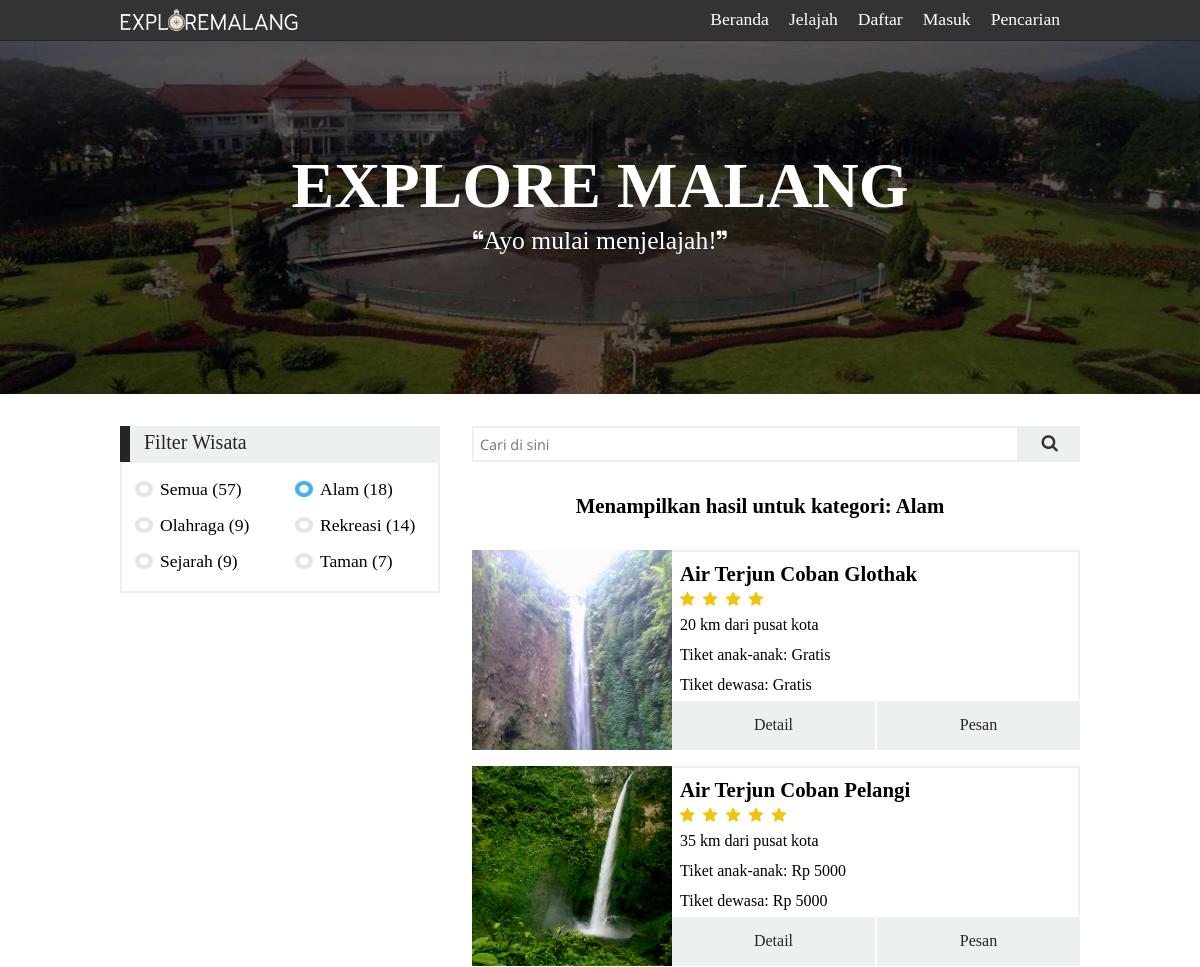
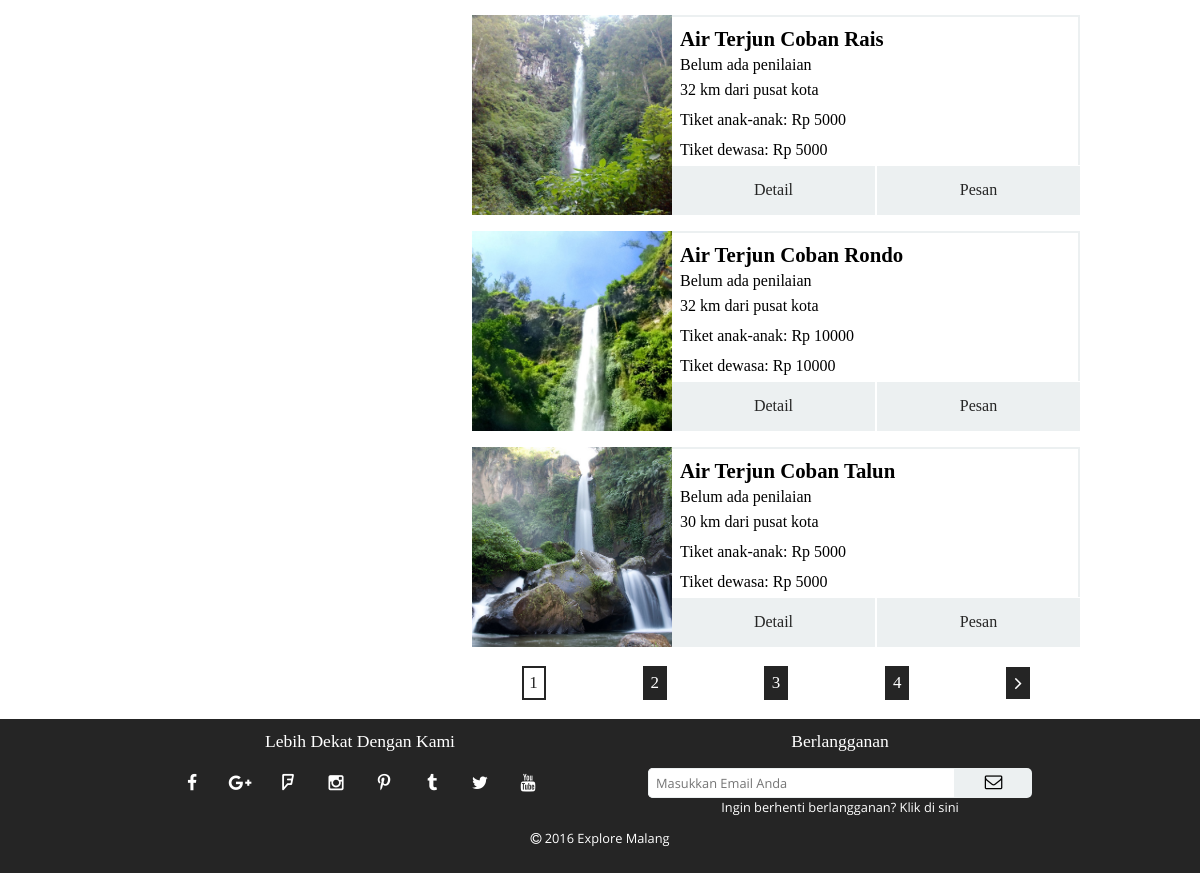
Page /explore.php?category=nature on the committed database (2 pictures, top to bottom).
### tables this page shows
CREATE TABLE `tb_place` (
  `idplace` int(3) NOT NULL AUTO_INCREMENT,
  `name` varchar(50) NOT NULL,
  `description` text NOT NULL,
  `picture` varchar(50) NOT NULL DEFAULT 'css/img/place/',
  `category` enum('sport','park','recreation','history','nature') NOT NULL DEFAULT 'nature',
  `pricekid` int(10) NOT NULL DEFAULT '0',
  `priceadult` int(10) NOT NULL DEFAULT '0',
  `distance` int(3) NOT NULL DEFAULT '0',
  PRIMARY KEY (`idplace`)
);

### explore.php (the view, shortened to what the rows shown need)
<?php
    require 'template/template-upper.php';
    $tbl_name="tb_place";
?>
<link rel="stylesheet" type="text/css" href="css/explore.css">
<div id="explore-container">
    <table cellpadding="0" cellspacing="0">
        <tr>
            <td id="table-right">
                <?php
                    if (isset($_GET['search'])==true) {
                        $search=$_GET['search'];
                        $querys="SELECT * FROM $tbl_name WHERE name LIKE '%$search%'";
                        $result=mysql_query($querys);
                        $counting =mysql_num_rows($result);
                        if ($counting>0){
                            echo '<h5>';
                            echo 'Menampilkan hasil pencarian untuk: ';
                            echo $_GET['search'];
                            echo '</h5>';
                        }
                        else {
                            echo '<h5>';
                            echo 'Tidak menemukan hasil untuk pencarian: ';
                            echo $_GET['search'];
                            echo '</h5>';
                        }
                    }
                    else if (isset($_GET['category'])==false) {
                        $querys="SELECT * FROM $tbl_name";
                    }
                    else if ( ($_GET['category']=='nature') || ($_GET['category']=='sport') || ($_GET['category']=='park') || ($_GET['category']=='history') || ($_GET['category']=='recreation') ){
                        $category = $_GET['category'];
                        $querys="SELECT * FROM $tbl_name WHERE category='$category'";
                    }
                    else {
                        $querys="SELECT * FROM $tbl_name";
                    }
                    $result=mysql_query($querys);
                    $count = 1;
                    while ($row = mysql_fetch_array($result)){
                        echo '<div class="place-content">';
                        echo '<table cellpadding="0" cellspacing="0">';
                        echo '<tr>';
                        echo '<td class="picture-column" rowspan="6">';
                        echo '<img src="';
                        echo $row["picture"];
                        echo '">';
                        echo '</td>';
                        echo '<td class="name-column">';
                        echo '<h6>';
                        echo $row["name"];
                        echo '</h6>';
                        echo '</td>';
                        echo '</tr>';
                        echo '<tr>';
                        echo '<td class="rating-column">';
                        $tbl_name2 = "tb_review";
                        $ids = $row["idplace"];
                        $rating="SELECT * FROM $tbl_name2 WHERE idplace=$ids";
                        $result2=mysql_query($rating);
                        $count2=mysql_num_rows($result2);
                        if ($count2==0){
                            echo '<p>Belum ada penilaian</p>';
                        }
                        else {
                            $ratingsum=0;
                            while ($row2 = mysql_fetch_array($result2)){
                                $ratingsum = $ratingsum + $row2["rating"];
                            }
                            $average = $ratingsum / $count2;
                            for ($ups = 1; $ups <= $average; $ups++){
                                echo '<p><i class="fa fa-star"></i></p>';
                            }
                        }
                        echo '</td>';
                        echo '</tr>';
                        echo '<tr>';
                        echo '<td class="distance-column">';
                        echo '<p> ';
                        echo $row["distance"];
                        echo ' km dari pusat kota</p>';
                        echo '</td>';
                        echo '</tr>';
                        echo '<tr>';
                        echo '<td class="price1-column">';
                        if ($row["pricekid"]==0){
                            echo '<p>Tiket anak-anak: Gratis';
                        }
                        else {
                            echo '<p>Tiket anak-anak: Rp ';
                            echo $row["pricekid"];
                            echo '</p>';
                        }
                        echo '</td>';
                        echo '</tr>';
                        echo '<tr>';
                        echo '<td class="price2-column">';
                        if ($row["priceadult"]==0){
                            echo '<p>Tiket dewasa: Gratis';
                        }
                        else {
                            echo '<p>Tiket dewasa: Rp ';
                            echo $row["priceadult"];
                            echo '</p>';
                        }
                        echo '</td>';
                        echo '</tr>';
                        echo '<tr>';
                        echo '<td class="button-column unselectable">';
                        echo '<a href="places.php?id=';
                        echo $row["idplace"];
                        echo '">';
                        echo '<p id="detail">Detail</p>';
                        echo '</a>';
                        if (($row["priceadult"]==0)&&($row["pricekid"]==0)){
                            echo '<label for="no-need-pay-check">';
                            echo '<a>';
                            echo '<p>';
                            echo 'Pesan';
                            echo '</p>';
                            echo '</a>';
                            echo '</label>';
                        }
                        else {
                            echo '<a href="reservation.php?id=';
                            echo $row["idplace"];
                            echo '">';
                            echo '<p>Pesan</p>';
                            echo '</a>';
                        }
                        echo '</td>';
                        echo '</tr>';
                        echo '</table>';
                        echo '</div>';
                        if (isset($_GET['page'])==true) {
                            $max = $limit + 5;
                            if ($count == $max){
                                break;
                            }
                            else{
                                $count++;
                            }
                        }
                        else {
                            if ($count==5){
                                break;
                            }
                            else{
                                $count++;
                            }
                        }
                    }
                ?>
            </td>
        </tr>
    </table>
</div>
<?php
    require 'template/template-footer.php';
?>

### rows in the picture
tb_place: picture (picture), name "Air Terjun Coban Glothak", distance "20", pricekid "Tiket anak-anak: Gratis", priceadult "Tiket dewasa: Gratis"
tb_place: picture (picture), name "Air Terjun Coban Pelangi", distance "35", pricekid "5000", priceadult "5000"
tb_place: picture (picture), name "Air Terjun Coban Rais", shows "Belum ada penilaian", distance "32", pricekid "5000", priceadult "5000"
tb_place: picture (picture), name "Air Terjun Coban Rondo", shows "Belum ada penilaian", distance "32", pricekid "10000", priceadult "10000"
tb_place: picture (picture), name "Air Terjun Coban Talun", shows "Belum ada penilaian", distance "30", pricekid "5000", priceadult "5000"

### other values in the picture
$count "57"
$count "18"
$count "9"
$count "14"
$count "7"
$counter+1 "4"
